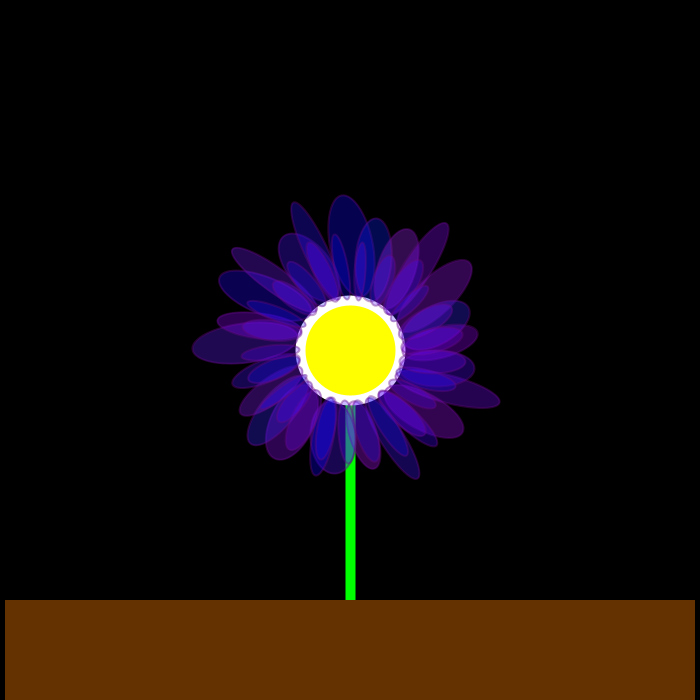
Frame 1 (no input)
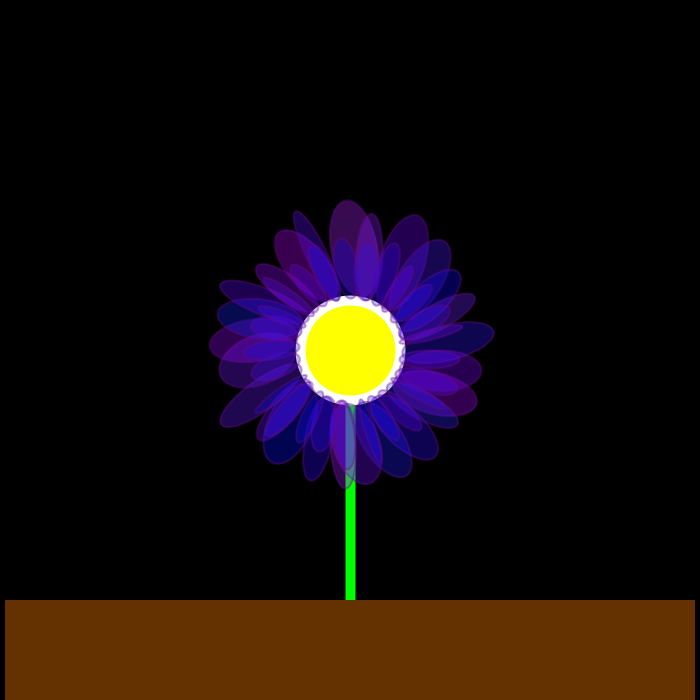
Frame 60 (the mouse pressed at the canvas centre just before this capture)
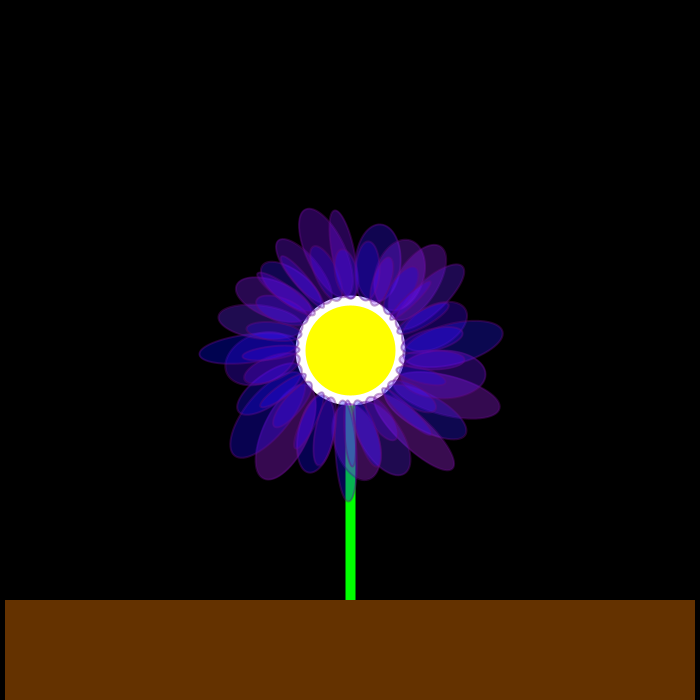
Frame 120 (the mouse held since frame 60 and released just before this capture)

The Processing sketch that drew these frames (run headless with seeded random() and noise(); from frame 60 on, the mouse is pressed at the canvas centre):

// Processing sketch: processing_1852
// ── processing_1852.pde

 void setup(){
 
 smooth();
background(0);
size(700,700);
translate(width/2,height/2);


 }
 void draw(){
background(0,10);
translate(width/2,height/2);
strokeWeight(10);
stroke(0,255,0);
line(0,0,0,600);

stroke(255);
fill(255,255,0);
ellipseMode (CENTER);
ellipse(0,0,100,100);

fill(100,50,0);
noStroke();
rectMode(CENTER);
rect (0,300,690,100);


for( int i=0;i<25; i++){
rotate(TWO_PI/25);
strokeWeight(2);
stroke(98,7,131,100);
fill(random(190),random(40),255,80);
ellipseMode(CORNER);
ellipse(50,0,random(70,110),random(20,50));
}
for( int i=0;i<25; i++){
rotate(TWO_PI/25);
strokeWeight(2);
stroke(98,7,131,100);
fill(random(120),random(15),255,70);
ellipseMode(CORNER);
ellipse(50,0,random(50,70),random(10,25));
}
 }
 
